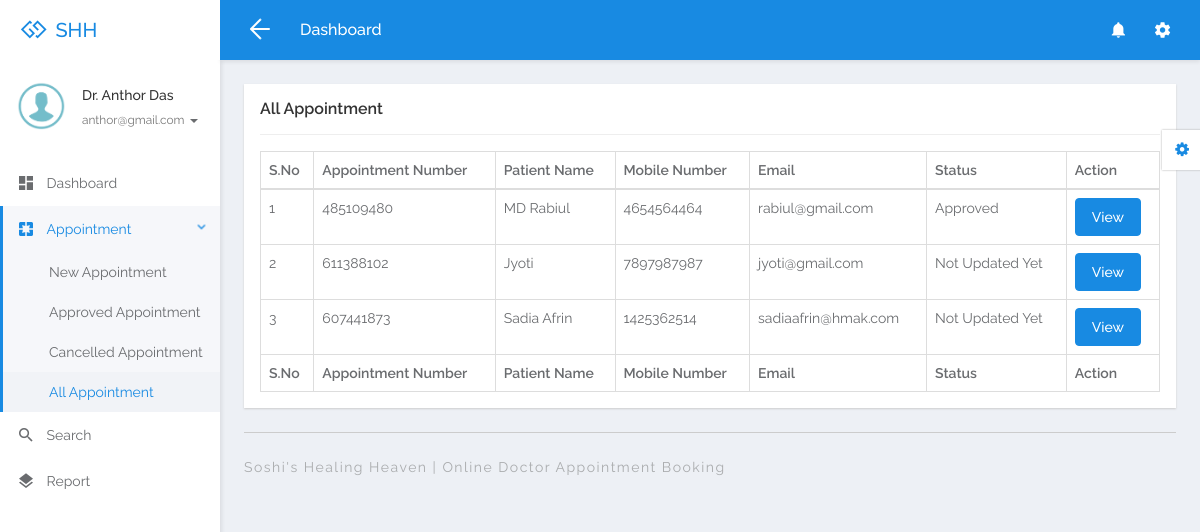
Screenshot of /dams/doctor/all-appointment.php (signed in) with the database file from the repository.
### tables this page shows
CREATE TABLE `tbldoctor` (
  `ID` int(5) NOT NULL,
  `FullName` varchar(250) DEFAULT NULL,
  `MobileNumber` bigint(10) DEFAULT NULL,
  `Email` varchar(250) DEFAULT NULL,
  `Specialization` varchar(250) DEFAULT NULL,
  `Password` varchar(259) DEFAULT NULL,
  `CreationDate` timestamp NULL DEFAULT current_timestamp()
);

CREATE TABLE `tblappointment` (
  `ID` int(10) NOT NULL,
  `AppointmentNumber` int(10) DEFAULT NULL,
  `Name` varchar(250) DEFAULT NULL,
  `MobileNumber` bigint(20) DEFAULT NULL,
  `Email` varchar(250) DEFAULT NULL,
  `AppointmentDate` date DEFAULT NULL,
  `AppointmentTime` time DEFAULT NULL,
  `Specialization` varchar(250) DEFAULT NULL,
  `Doctor` int(10) DEFAULT NULL,
  `Message` mediumtext DEFAULT NULL,
  `ApplyDate` timestamp NULL DEFAULT current_timestamp(),
  `Remark` varchar(250) DEFAULT NULL,
  `Status` varchar(250) DEFAULT NULL,
  `UpdationDate` timestamp NULL DEFAULT NULL ON UPDATE current_timestamp()
);

### dams/doctor/all-appointment.php (the view, shortened to what this page needs)
<?php
include('includes/dbconnection.php');
if (strlen($_SESSION['damsid']==0)) {
  header('location:logout.php');
  } else{
  ?>
<!DOCTYPE html>
<html lang="en">
<head>
	<link rel="stylesheet" href="libs/bower/font-awesome/css/font-awesome.min.css">
	<link rel="stylesheet" href="libs/bower/material-design-iconic-font/dist/css/material-design-iconic-font.css">
	<link rel="stylesheet" href="libs/bower/animate.css/animate.min.css">
	<link rel="stylesheet" href="libs/bower/fullcalendar/dist/fullcalendar.min.css">
	<link rel="stylesheet" href="libs/bower/perfect-scrollbar/css/perfect-scrollbar.css">
	<link rel="stylesheet" href="assets/css/bootstrap.css">
	<link rel="stylesheet" href="assets/css/core.css">
	<link rel="stylesheet" href="assets/css/app.css">
</head>
<body class="menubar-left menubar-unfold menubar-light theme-primary">
<?php include_once('includes/header.php');?>
<?php include_once('includes/sidebar.php');?>
<main id="app-main" class="app-main">
  <div class="wrap">
	<section class="app-content">
		<div class="row">
			<div class="col-md-12">
				<div class="widget">
					<header class="widget-header">
						<h4 class="widget-title">All Appointment</h4>
					</header>
					<hr class="widget-separator">
					<div class="widget-body">
						<div class="table-responsive">
							<table class="table table-bordered table-hover js-basic-example dataTable table-custom">
								<thead>
									<tr>
										<th>S.No</th>
										<th>Appointment Number</th>
										<th>Patient Name</th>
										<th>Mobile Number</th>
										<th>Email</th>
									<th>Status</th>
										<th>Action</th>
									</tr>
								</thead>
								<tbody>
                  <?php
              $docid=$_SESSION['damsid'];
$sql="SELECT * from  tblappointment where Doctor=:docid";
$query = $dbh -> prepare($sql);
$query-> bindParam(':docid', $docid, PDO::PARAM_STR);
$query->execute();
$results=$query->fetchAll(PDO::FETCH_OBJ);
$cnt=1;
if($query->rowCount() > 0)
{
foreach($results as $row)
{               ?>
									<tr>
										<td><?php echo htmlentities($cnt);?></td>
										<td><?php  echo htmlentities($row->AppointmentNumber);?></td>
										<td><?php  echo htmlentities($row->Name);?></td>
										<td><?php  echo htmlentities($row->MobileNumber);?></td>
										<td><?php  echo htmlentities($row->Email);?></td>
                                        <?php if($row->Status==""){ ?>
                     <td><?php echo "Not Updated Yet"; ?></td>
<?php } else { ?>                  <td><?php  echo htmlentities($row->Status);?>
                  </td>
                  <?php } ?>
										<td><a href="view-appointment-detail.php?editid=<?php echo htmlentities ($row->ID);?>&&aptid=<?php echo htmlentities ($row->AppointmentNumber);?>" class="btn btn-primary">View</a></td>
									</tr>
								 <?php $cnt=$cnt+1;}} ?>
								</tbody>
                  <tfoot>
                  <tr>
                  <th>S.No</th>
										<th>Appointment Number</th>
										<th>Patient Name</th>
										<th>Mobile Number</th>
										<th>Email</th>
										<th>Status</th>
										<th>Action</th>
                  </tr>
                </tfoot>
							</table>
						</div>
					</div>
				</div>
			</div>
		</div>
	</section>
</div>
  <?php include_once('includes/footer.php');?>
</main>
<?php include_once('includes/customizer.php');?>
</body>
</html>
<?php }  ?>

### dams/doctor/includes/sidebar.php (shortened to what this page needs)
<aside id="menubar" class="menubar light">
  <div class="app-user">
    <div class="media">
      <div class="media-left">
        <div class="avatar avatar-md avatar-circle">
          <a href="javascript:void(0)"><img class="img-responsive" src="assets/images/images.png" alt="avatar"/></a>
        </div>
      </div>
      <div class="media-body">
        <div class="foldable">
          <?php
$eid=$_SESSION['damsid'];
$sql="SELECT FullName,Email from  tbldoctor where ID=:eid";
$query = $dbh -> prepare($sql);
$query->bindParam(':eid',$eid,PDO::PARAM_STR);
$query->execute();
$results=$query->fetchAll(PDO::FETCH_OBJ);
foreach($results as $row)
{
$email=$row->Email;
$fname=$row->FullName;
}   ?>
          <h5><a href="javascript:void(0)" class="username"><?php  echo $fname ;?></a></h5>
          <ul>
            <li class="dropdown">
              <a href="javascript:void(0)" class="dropdown-toggle usertitle" data-toggle="dropdown" aria-haspopup="true" aria-expanded="false">
                <small><?php  echo $email;?></small>
                <span class="caret"></span>
              </a>
            </li>
          </ul>
        </div>
      </div>
    </div>
  </div>
  <div class="menubar-scroll">
    <div class="menubar-scroll-inner">
      <ul class="app-menu">
        <li class="has-submenu">
          <a href="dashboard.php">
            <i class="menu-icon zmdi zmdi-view-dashboard zmdi-hc-lg"></i>
            <span class="menu-text">Dashboard</span>
          </a>
        </li>
       <li class="has-submenu">
          <a href="javascript:void(0)" class="submenu-toggle">
            <i class="menu-icon zmdi zmdi-pages zmdi-hc-lg"></i>
            <span class="menu-text">Appointment</span>
            <i class="menu-caret zmdi zmdi-hc-sm zmdi-chevron-right"></i>
          </a>
          <ul class="submenu">
            <li><a href="new-appointment.php"><span class="menu-text">New Appointment</span></a></li>
            <li><a href="approved-appointment.php"><span class="menu-text">Approved Appointment</span></a></li>
            <li><a href="cancelled-appointment.php"><span class="menu-text">Cancelled Appointment</span></a></li>
            <li><a href="all-appointment.php"><span class="menu-text">All Appointment</span></a></li>
          </ul>
        </li>
        <li>
          <a href="search.php">
            <i class="menu-icon zmdi zmdi-search zmdi-hc-lg"></i>
            <span class="menu-text">Search</span>
          </a>
        </li>
        <li>
          <a href="appointment-bwdates.php">
            <i class="menu-icon zmdi zmdi-layers zmdi-hc-lg"></i>
            <span class="menu-text">Report</span>
          </a>
        </li>
      </ul>
    </div>
  </div>
</aside>

### rows the page displays
tbldoctor: FullName "Dr. Anthor Das", Email "anthor@gmail.com"
tblappointment: AppointmentNumber "485109480", Name "MD Rabiul", MobileNumber "4654564464", Email "rabiul@gmail.com", Status "Approved"
tblappointment: AppointmentNumber "611388102", Name "Jyoti", MobileNumber "7897987987", Email "jyoti@gmail.com", shows "Not Updated Yet"
tblappointment: AppointmentNumber "607441873", Name "Sadia Afrin", MobileNumber "1425362514", Email "sadiaafrin@hmak.com", shows "Not Updated Yet"
